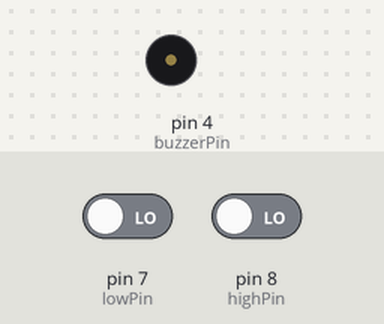
The sketch below on a simulated Arduino Uno, built with avr-gcc and run on an emulated ATmega328P. Parts: buzzer (waves = sounding). The inputs (shaded band) are chosen by the test bench; at power-on: pin 7 (lowPin) LOW, pin 8 (highPin) LOW.

Above: at 1.2 s.
1.3 s: pin 7 (lowPin) driven HIGH
At 2.5 s:
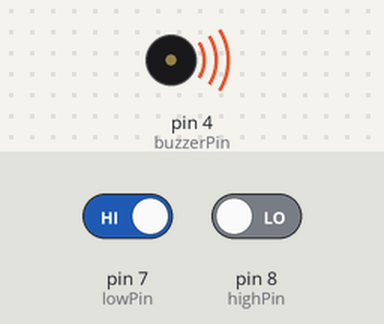
2.8 s: pin 7 (lowPin) driven LOW
At 3.8 s:
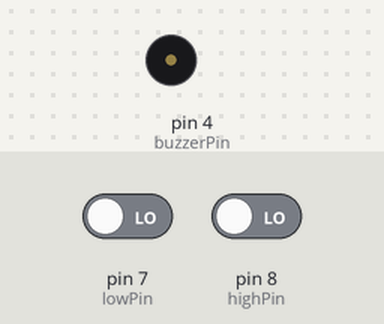
4.3 s: pin 8 (highPin) driven HIGH
At 5.0 s:
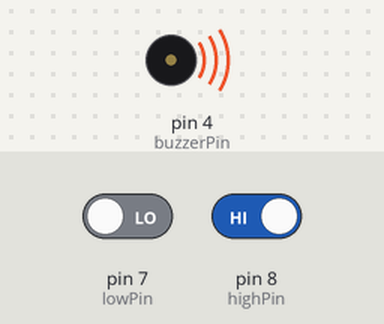
Timing chart, 0 to 7.3 s (numbered marks = the images above; inputs shaded):
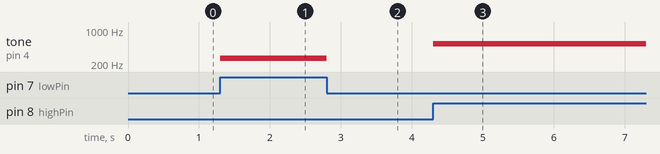

Measured:
- after the input at 1.3 s, tone on pin 4 (buzzerPin): silent → 262 Hz at once
- after the input at 2.8 s, tone on pin 4 (buzzerPin): 262 Hz → silent at once
- after the input at 4.3 s, tone on pin 4 (buzzerPin): silent → 523 Hz at once

The sketch:

07_Buzzer_II.ino
```cpp
/*
  Two buttons, two tones

  Button on pin 7 plays a low tone, button on pin 8 plays a high tone.
  Needs the PASSIVE buzzer. An active buzzer ignores the frequency.

  The circuit (same wiring as the Button sketches):
  - passive buzzer + leg to pin 4, - leg to GND
  - pushbutton attached to pin 7 from +5V, 10K resistor from pin 7 to GND
  - pushbutton attached to pin 8 from +5V, 10K resistor from pin 8 to GND

  (The active buzzer on pin 11 stays on the board but isn't used here.)

  Theverant, 2026
*/

const int lowPin = 7;
const int highPin = 8;
const int buzzerPin = 4;

void setup() {
  pinMode(lowPin, INPUT);
  pinMode(highPin, INPUT);
  pinMode(buzzerPin, OUTPUT);
}

void loop() {
  if (digitalRead(lowPin) == HIGH) {
    tone(buzzerPin, 262);      // roughly middle C
  }
  else if (digitalRead(highPin) == HIGH) {
    tone(buzzerPin, 523);      // one octave up
  }
  else {
    noTone(buzzerPin);         // nothing pressed: silence
  }
}
```
